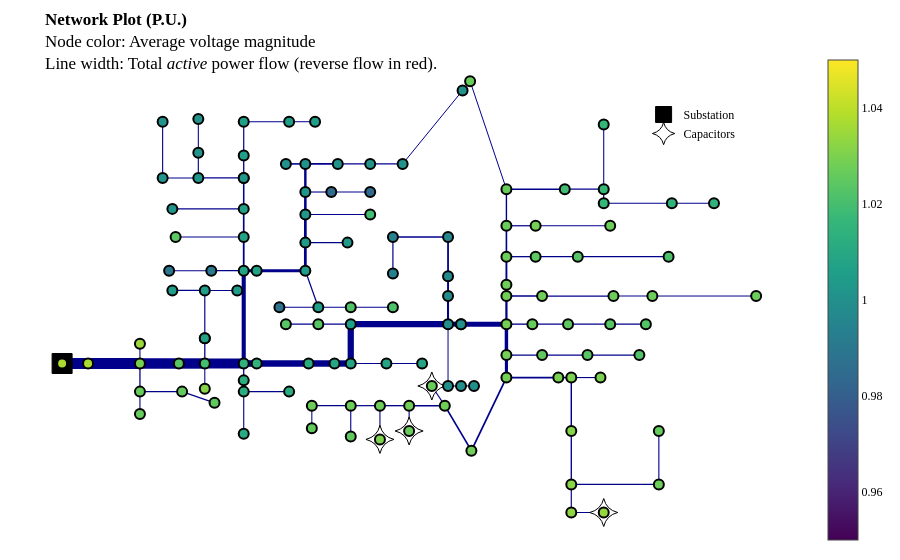

Notebook source saved alongside this figure:
### Markdown cell above
Run a power flow on the IEEE 123 bus system with no control variables.

### Code cell
case = opf.create_case(opf.CASES_DIR / "csv" / "ieee123")
case.modify(v_max=1.1, v_min=0.95)
result = case.run_pf()
result.plot_network()

### Figure 1 — Plotly figure (JSON) as saved in the notebook; plotly's stock layout.template omitted (floating-point values rounded to 4 significant figures; data arrays with more than 128 entries replaced by an {"elided": "..."} marker saying what was removed)
{"data": [{"hoverinfo": "none", "line": {"color": "darkblue", "dash": "solid", "width": 11}, "mode": "lines", "showlegend": false, "type": "scatter", "x": [-0.8612, -0.8612], "y": [-0.2909, -0.2909]}, {"hoverinfo": "none", "line": {"color": "darkblue", "dash": "solid", "width": 11.0}, "mode": "lines", "showlegend": false, "type": "scatter", "x": [-0.8612, -0.7916], "y": [-0.2909, -0.2909]}, {"hoverinfo": "none", "line": {"color": "darkblue", "dash": "solid", "width": 11.0}, "mode": "lines", "showlegend": false, "type": "scatter", "x": [-0.7916, -0.6524], "y": [-0.2909, -0.2909]}, {"hoverinfo": "none", "line": {"color": "darkblue", "dash": "solid", "width": 1.055}, "mode": "lines", "showlegend": false, "type": "scatter", "x": [-0.6524, -0.6524], "y": [-0.2909, -0.2009]}, {"hoverinfo": "none", "line": {"color": "darkblue", "dash": "solid", "width": 1.285}, "mode": "lines", "showlegend": false, "type": "scatter", "x": [-0.6524, -0.6524], "y": [-0.2909, -0.4195]}, {"hoverinfo": "none", "line": {"color": "darkblue", "dash": "solid", "width": 10.49}, "mode": "lines", "showlegend": false, "type": "scatter", "x": [-0.6524, -0.5481], "y": [-0.2909, -0.2909]}, {"hoverinfo": "none", "line": {"color": "darkblue", "dash": "solid", "width": 1.111}, "mode": "lines", "showlegend": false, "type": "scatter", "x": [-0.6524, -0.6524], "y": [-0.4195, -0.5224]}, {"hoverinfo": "none", "line": {"color": "darkblue", "dash": "solid", "width": 1.174}, "mode": "lines", "showlegend": false, "type": "scatter", "x": [-0.6524, -0.5394], "y": [-0.4195, -0.4195]}, {"hoverinfo": "none", "line": {"color": "darkblue", "dash": "solid", "width": 1.117}, "mode": "lines", "showlegend": false, "type": "scatter", "x": [-0.5394, -0.4524], "y": [-0.4195, -0.4709]}, {"hoverinfo": "none", "line": {"color": "darkblue", "dash": "solid", "width": 10.4}, "mode": "lines", "showlegend": false, "type": "scatter", "x": [-0.5481, -0.4785], "y": [-0.2909, -0.2909]}, {"hoverinfo": "none", "line": {"color": "darkblue", "dash": "solid", "width": 1.055}, "mode": "lines", "showlegend": false, "type": "scatter", "x": [-0.4785, -0.4785], "y": [-0.2909, -0.4067]}, {"hoverinfo": "none", "line": {"color": "darkblue", "dash": "solid", "width": 1.279}, "mode": "lines", "showlegend": false, "type": "scatter", "x": [-0.4785, -0.4785], "y": [-0.2909, -0.1752]}, {"hoverinfo": "none", "line": {"color": "darkblue", "dash": "solid", "width": 10.04}, "mode": "lines", "showlegend": false, "type": "scatter", "x": [-0.4785, -0.3741], "y": [-0.2909, -0.2909]}, {"hoverinfo": "none", "line": {"color": "darkblue", "dash": "solid", "width": 1.168}, "mode": "lines", "showlegend": false, "type": "scatter", "x": [-0.4785, -0.4785], "y": [-0.1752, -0.1752]}, {"hoverinfo": "none", "line": {"color": "darkblue", "dash": "solid", "width": 1.168}, "mode": "lines", "showlegend": false, "type": "scatter", "x": [-0.4785, -0.4785], "y": [-0.1752, 0.04337]}, {"hoverinfo": "none", "line": {"color": "darkblue", "dash": "solid", "width": 1.28}, "mode": "lines", "showlegend": false, "type": "scatter", "x": [-0.3741, -0.3741], "y": [-0.2909, -0.3681]}, {"hoverinfo": "none", "line": {"color": "darkblue", "dash": "solid", "width": 4.119}, "mode": "lines", "showlegend": false, "type": "scatter", "x": [-0.3741, -0.3741], "y": [-0.2909, 0.1334]}, {"hoverinfo": "none", "line": {"color": "darkblue", "dash": "solid", "width": 1.112}, "mode": "lines", "showlegend": false, "type": "scatter", "x": [-0.4785, -0.5655], "y": [0.04337, 0.04337]}, {"hoverinfo": "none", "line": {"color": "darkblue", "dash": "solid", "width": 1.056}, "mode": "lines", "showlegend": false, "type": "scatter", "x": [-0.4785, -0.3915], "y": [0.04337, 0.04337]}, {"hoverinfo": "none", "line": {"color": "darkblue", "dash": "solid", "width": 1.166}, "mode": "lines", "showlegend": false, "type": "scatter", "x": [-0.3741, -0.3741], "y": [-0.3681, -0.4195]}, {"hoverinfo": "none", "line": {"color": "darkblue", "dash": "solid", "width": 1.111}, "mode": "lines", "showlegend": false, "type": "scatter", "x": [-0.3741, -0.3741], "y": [-0.4195, -0.6124]}, {"hoverinfo": "none", "line": {"color": "darkblue", "dash": "solid", "width": 1.055}, "mode": "lines", "showlegend": false, "type": "scatter", "x": [-0.3741, -0.2524], "y": [-0.4195, -0.4195]}, {"hoverinfo": "none", "line": {"color": "darkblue", "dash": "solid", "width": 1.221}, "mode": "lines", "showlegend": false, "type": "scatter", "x": [-0.3741, -0.4611], "y": [0.1334, 0.1334]}, {"hoverinfo": "none", "line": {"color": "darkblue", "dash": "solid", "width": 1.78}, "mode": "lines", "showlegend": false, "type": "scatter", "x": [-0.3741, -0.3741], "y": [0.1334, 0.2877]}, {"hoverinfo": "none", "line": {"color": "darkblue", "dash": "solid", "width": 1.11}, "mode": "lines", "showlegend": false, "type": "scatter", "x": [-0.4611, -0.5742], "y": [0.1334, 0.1334]}, {"hoverinfo": "none", "line": {"color": "darkblue", "dash": "solid", "width": 1.117}, "mode": "lines", "showlegend": false, "type": "scatter", "x": [-0.3741, -0.5568], "y": [0.2877, 0.2877]}, {"hoverinfo": "none", "line": {"color": "darkblue", "dash": "solid", "width": 1.663}, "mode": "lines", "showlegend": false, "type": "scatter", "x": [-0.3741, -0.3741], "y": [0.2877, 0.4162]}, {"hoverinfo": "none", "line": {"color": "darkblue", "dash": "solid", "width": 1.111}, "mode": "lines", "showlegend": false, "type": "scatter", "x": [-0.3741, -0.5655], "y": [0.4162, 0.4162]}, {"hoverinfo": "none", "line": {"color": "darkblue", "dash": "solid", "width": 1.552}, "mode": "lines", "showlegend": false, "type": "scatter", "x": [-0.3741, -0.3741], "y": [0.4162, 0.5577]}, {"hoverinfo": "none", "line": {"color": "darkblue", "dash": "solid", "width": 1.222}, "mode": "lines", "showlegend": false, "type": "scatter", "x": [-0.3741, -0.3741], "y": [0.5577, 0.5577]}, {"hoverinfo": "none", "line": {"color": "darkblue", "dash": "solid", "width": 1.222}, "mode": "lines", "showlegend": false, "type": "scatter", "x": [-0.3741, -0.4959], "y": [0.5577, 0.5577]}, {"hoverinfo": "none", "line": {"color": "darkblue", "dash": "solid", "width": 1.33}, "mode": "lines", "showlegend": false, "type": "scatter", "x": [-0.3741, -0.3741], "y": [0.5577, 0.6606]}, {"hoverinfo": "none", "line": {"color": "darkblue", "dash": "solid", "width": 1.111}, "mode": "lines", "showlegend": false, "type": "scatter", "x": [-0.4959, -0.5916], "y": [0.5577, 0.5577]}, {"hoverinfo": "none", "line": {"color": "darkblue", "dash": "solid", "width": 1.111}, "mode": "lines", "showlegend": false, "type": "scatter", "x": [-0.4959, -0.4959], "y": [0.5577, 0.6734]}, {"hoverinfo": "none", "line": {"color": "darkblue", "dash": "solid", "width": 1.111}, "mode": "lines", "showlegend": false, "type": "scatter", "x": [-0.5916, -0.5916], "y": [0.5577, 0.8148]}, {"hoverinfo": "none", "line": {"color": "darkblue", "dash": "solid", "width": 1.22}, "mode": "lines", "showlegend": false, "type": "scatter", "x": [-0.3741, -0.3741], "y": [0.6606, 0.8148]}, {"hoverinfo": "none", "line": {"color": "darkblue", "dash": "solid", "width": 1.111}, "mode": "lines", "showlegend": false, "type": "scatter", "x": [-0.3741, -0.2524], "y": [0.8148, 0.8148]}, {"hoverinfo": "none", "line": {"color": "darkblue", "dash": "solid", "width": 1}, "mode": "lines", "showlegend": false, "type": "scatter", "x": [-0.2524, -0.1828], "y": [0.8148, 0.8148]}, {"hoverinfo": "none", "line": {"color": "darkblue", "dash": "solid", "width": 1.055}, "mode": "lines", "showlegend": false, "type": "scatter", "x": [-0.4959, -0.4959], "y": [0.6734, 0.8277]}, {"hoverinfo": "none", "line": {"color": "darkblue", "dash": "solid", "width": 3.104}, "mode": "lines", "showlegend": false, "type": "scatter", "x": [-0.3394, -0.2089], "y": [0.1334, 0.1334]}, {"hoverinfo": "none", "line": {"color": "darkblue", "dash": "solid", "width": 1.221}, "mode": "lines", "showlegend": false, "type": "scatter", "x": [-0.2089, -0.1741], "y": [0.1334, -0.03378]}, {"hoverinfo": "none", "line": {"color": "darkblue", "dash": "solid", "width": 2.77}, "mode": "lines", "showlegend": false, "type": "scatter", "x": [-0.2089, -0.2089], "y": [0.1334, 0.262]}, {"hoverinfo": "none", "line": {"color": "darkblue", "dash": "solid", "width": 1.108}, "mode": "lines", "showlegend": false, "type": "scatter", "x": [-0.1741, -0.2785], "y": [-0.03378, -0.03378]}, {"hoverinfo": "none", "line": {"color": "darkblue", "dash": "solid", "width": 1.112}, "mode": "lines", "showlegend": false, "type": "scatter", "x": [-0.1741, -0.08714], "y": [-0.03378, -0.03378]}, {"hoverinfo": "none", "line": {"color": "darkblue", "dash": "solid", "width": 1.055}, "mode": "lines", "showlegend": false, "type": "scatter", "x": [-0.08714, 0.02593], "y": [-0.03378, -0.03378]}, {"hoverinfo": "none", "line": {"color": "darkblue", "dash": "solid", "width": 1.055}, "mode": "lines", "showlegend": false, "type": "scatter", "x": [-0.2089, -0.09583], "y": [0.262, 0.262]}, {"hoverinfo": "none", "line": {"color": "darkblue", "dash": "solid", "width": 2.713}, "mode": "lines", "showlegend": false, "type": "scatter", "x": [-0.2089, -0.2089], "y": [0.262, 0.3905]}, {"hoverinfo": "none", "line": {"color": "darkblue", "dash": "solid", "width": 1.115}, "mode": "lines", "showlegend": false, "type": "scatter", "x": [-0.2089, -0.03495], "y": [0.3905, 0.3905]}, {"hoverinfo": "none", "line": {"color": "darkblue", "dash": "solid", "width": 2.541}, "mode": "lines", "showlegend": false, "type": "scatter", "x": [-0.2089, -0.2089], "y": [0.3905, 0.4934]}, {"hoverinfo": "none", "line": {"color": "darkblue", "dash": "solid", "width": 1.11}, "mode": "lines", "showlegend": false, "type": "scatter", "x": [-0.2089, -0.1393], "y": [0.4934, 0.4934]}, {"hoverinfo": "none", "line": {"color": "darkblue", "dash": "solid", "width": 2.43}, "mode": "lines", "showlegend": false, "type": "scatter", "x": [-0.2089, -0.2089], "y": [0.4934, 0.622]}, {"hoverinfo": "none", "line": {"color": "darkblue", "dash": "solid", "width": 1.055}, "mode": "lines", "showlegend": false, "type": "scatter", "x": [-0.1393, -0.03495], "y": [0.4934, 0.4934]}, {"hoverinfo": "none", "line": {"color": "darkblue", "dash": "solid", "width": 1.583}, "mode": "lines", "showlegend": false, "type": "scatter", "x": [-0.2089, -0.2611], "y": [0.622, 0.622]}, {"hoverinfo": "none", "line": {"color": "darkblue", "dash": "solid", "width": 1.554}, "mode": "lines", "showlegend": false, "type": "scatter", "x": [-0.2089, -0.1219], "y": [0.622, 0.622]}, {"hoverinfo": "none", "line": {"color": "darkblue", "dash": "solid", "width": 1.166}, "mode": "lines", "showlegend": false, "type": "scatter", "x": [-0.1219, -0.03495], "y": [0.622, 0.622]}, {"hoverinfo": "none", "line": {"color": "darkblue", "dash": "solid", "width": 1.055}, "mode": "lines", "showlegend": false, "type": "scatter", "x": [-0.03495, 0.05202], "y": [0.622, 0.622]}, {"hoverinfo": "none", "line": {"color": "darkblue", "dash": "solid", "width": 1}, "mode": "lines", "showlegend": false, "type": "scatter", "x": [0.05202, 0.2127], "y": [0.622, 0.9578]}, {"hoverinfo": "none", "line": {"color": "darkblue", "dash": "solid", "width": 6.609}, "mode": "lines", "showlegend": false, "type": "scatter", "x": [-0.3394, -0.2002], "y": [-0.2909, -0.2909]}, {"hoverinfo": "none", "line": {"color": "darkblue", "dash": "solid", "width": 6.483}, "mode": "lines", "showlegend": false, "type": "scatter", "x": [-0.2002, -0.1306], "y": [-0.2909, -0.2909]}, {"hoverinfo": "none", "line": {"color": "darkblue", "dash": "solid", "width": 6.364}, "mode": "lines", "showlegend": false, "type": "scatter", "x": [-0.1306, -0.08714], "y": [-0.2909, -0.2909]}, {"hoverinfo": "none", "line": {"color": "darkblue", "dash": "solid", "width": 1.11}, "mode": "lines", "showlegend": false, "type": "scatter", "x": [-0.08714, 0.008531], "y": [-0.2909, -0.2909]}, {"hoverinfo": "none", "line": {"color": "darkblue", "dash": "solid", "width": 6.25}, "mode": "lines", "showlegend": false, "type": "scatter", "x": [-0.08714, -0.08714], "y": [-0.2909, -0.1109]}, {"hoverinfo": "none", "line": {"color": "darkblue", "dash": "solid", "width": 1.055}, "mode": "lines", "showlegend": false, "type": "scatter", "x": [0.008531, 0.1042], "y": [-0.2909, -0.2909]}, {"hoverinfo": "none", "line": {"color": "darkblue", "dash": "solid", "width": 1.112}, "mode": "lines", "showlegend": false, "type": "scatter", "x": [-0.08714, -0.1741], "y": [-0.1109, -0.1109]}, {"hoverinfo": "none", "line": {"color": "darkblue", "dash": "solid", "width": 6.126}, "mode": "lines", "showlegend": false, "type": "scatter", "x": [-0.08714, 0.1738], "y": [-0.1109, -0.1109]}, {"hoverinfo": "none", "line": {"color": "darkblue", "dash": "solid", "width": 1.055}, "mode": "lines", "showlegend": false, "type": "scatter", "x": [-0.1741, -0.2611], "y": [-0.1109, -0.1109]}, {"hoverinfo": "none", "line": {"color": "darkblue", "dash": "solid", "width": 1}, "mode": "lines", "showlegend": false, "type": "scatter", "x": [0.1738, 0.1738], "y": [-0.1109, -0.3938]}, {"hoverinfo": "none", "line": {"color": "darkblue", "dash": "solid", "width": 2.028}, "mode": "lines", "showlegend": false, "type": "scatter", "x": [0.1738, 0.1738], "y": [-0.1109, 0.01765]}, {"hoverinfo": "none", "line": {"color": "darkblue", "dash": "solid", "width": 1.917}, "mode": "lines", "showlegend": false, "type": "scatter", "x": [0.1738, 0.1738], "y": [0.01765, 0.1077]}, {"hoverinfo": "none", "line": {"color": "darkblue", "dash": "solid", "width": 1.805}, "mode": "lines", "showlegend": false, "type": "scatter", "x": [0.1738, 0.1738], "y": [0.1077, 0.2877]}, {"hoverinfo": "none", "line": {"color": "darkblue", "dash": "solid", "width": 1.592}, "mode": "lines", "showlegend": false, "type": "scatter", "x": [0.1738, 0.02593], "y": [0.2877, 0.2877]}, {"hoverinfo": "none", "line": {"color": "darkblue", "dash": "solid", "width": 1.208}, "mode": "lines", "showlegend": false, "type": "scatter", "x": [0.02593, 0.02593], "y": [0.2877, 0.1205]}, {"hoverinfo": "none", "line": {"color": "darkblue", "dash": "solid", "width": 5.017}, "mode": "lines", "showlegend": false, "type": "scatter", "x": [0.2086, 0.3303], "y": [-0.1109, -0.1109]}, {"hoverinfo": "none", "line": {"color": "darkblue", "dash": "solid", "width": 1.334}, "mode": "lines", "showlegend": false, "type": "scatter", "x": [0.3303, 0.3999], "y": [-0.1109, -0.1109]}, {"hoverinfo": "none", "line": {"color": "darkblue", "dash": "solid", "width": 3.442}, "mode": "lines", "showlegend": false, "type": "scatter", "x": [0.3303, 0.3303], "y": [-0.1109, -0.2524]}, {"hoverinfo": "none", "line": {"color": "darkblue", "dash": "solid", "width": 2.235}, "mode": "lines", "showlegend": false, "type": "scatter", "x": [0.3303, 0.3303], "y": [-0.1109, 0.01765]}, {"hoverinfo": "none", "line": {"color": "darkblue", "dash": "solid", "width": 1.278}, "mode": "lines", "showlegend": false, "type": "scatter", "x": [0.3999, 0.4956], "y": [-0.1109, -0.1109]}, {"hoverinfo": "none", "line": {"color": "darkblue", "dash": "solid", "width": 1.167}, "mode": "lines", "showlegend": false, "type": "scatter", "x": [0.4956, 0.6086], "y": [-0.1109, -0.1109]}, {"hoverinfo": "none", "line": {"color": "darkblue", "dash": "solid", "width": 1.111}, "mode": "lines", "showlegend": false, "type": "scatter", "x": [0.6086, 0.7043], "y": [-0.1109, -0.1109]}, {"hoverinfo": "none", "line": {"color": "darkblue", "dash": "solid", "width": 1.339}, "mode": "lines", "showlegend": false, "type": "scatter", "x": [0.3303, 0.426], "y": [-0.2524, -0.2524]}, {"hoverinfo": "none", "line": {"color": "darkblue", "dash": "solid", "width": 3.101}, "mode": "lines", "showlegend": false, "type": "scatter", "x": [0.3303, 0.3303], "y": [-0.2524, -0.3552]}, {"hoverinfo": "none", "line": {"color": "darkblue", "dash": "solid", "width": 1.228}, "mode": "lines", "showlegend": false, "type": "scatter", "x": [0.426, 0.5478], "y": [-0.2524, -0.2524]}, {"hoverinfo": "none", "line": {"color": "darkblue", "dash": "solid", "width": 1.111}, "mode": "lines", "showlegend": false, "type": "scatter", "x": [0.5478, 0.6869], "y": [-0.2524, -0.2524]}, {"hoverinfo": "none", "line": {"color": "darkblue", "dash": "solid", "width": 1.677}, "mode": "lines", "showlegend": false, "type": "scatter", "x": [0.3303, 0.4695], "y": [-0.3552, -0.3552]}, {"hoverinfo": "none", "line": {"color": "darkblue", "dash": "solid", "width": 1.725}, "mode": "lines", "showlegend": false, "type": "scatter", "x": [0.3303, 0.2364], "y": [-0.3552, -0.6895]}, {"hoverinfo": "none", "line": {"color": "darkblue", "dash": "solid", "width": 1.565}, "mode": "lines", "showlegend": false, "type": "scatter", "x": [0.4695, 0.5043], "y": [-0.3552, -0.3552]}, {"hoverinfo": "none", "line": {"color": "darkblue", "dash": "solid", "width": 1.118}, "mode": "lines", "showlegend": false, "type": "scatter", "x": [0.5043, 0.5825], "y": [-0.3552, -0.3552]}, {"hoverinfo": "none", "line": {"color": "darkblue", "dash": "solid", "width": 1.448}, "mode": "lines", "showlegend": false, "type": "scatter", "x": [0.5043, 0.5043], "y": [-0.3552, -0.5995]}, {"hoverinfo": "none", "line": {"color": "darkblue", "dash": "solid", "width": 1.335}, "mode": "lines", "showlegend": false, "type": "scatter", "x": [0.5043, 0.5043], "y": [-0.5995, -0.8438]}, {"hoverinfo": "none", "line": {"color": "darkblue", "dash": "solid", "width": 1.168}, "mode": "lines", "showlegend": false, "type": "scatter", "x": [0.5043, 0.5043], "y": [-0.8438, -0.9724]}, {"hoverinfo": "none", "line": {"color": "darkblue", "dash": "solid", "width": 1.167}, "mode": "lines", "showlegend": false, "type": "scatter", "x": [0.5043, 0.7391], "y": [-0.8438, -0.8438]}, {"hoverinfo": "none", "line": {"color": "darkblue", "dash": "solid", "width": 1.056}, "mode": "lines", "showlegend": false, "type": "scatter", "x": [0.5043, 0.5912], "y": [-0.9724, -0.9724]}, {"hoverinfo": "none", "line": {"color": "darkblue", "dash": "solid", "width": 1.111}, "mode": "lines", "showlegend": false, "type": "scatter", "x": [0.7391, 0.7391], "y": [-0.8438, -0.5995]}, {"hoverinfo": "none", "line": {"color": "darkblue", "dash": "solid", "width": 1.669}, "mode": "lines", "showlegend": false, "type": "scatter", "x": [0.2364, 0.1651], "y": [-0.6895, -0.4838]}, {"hoverinfo": "none", "line": {"color": "darkblue", "dash": "solid", "width": 1.111}, "mode": "lines", "showlegend": false, "type": "scatter", "x": [0.1651, 0.1303], "y": [-0.4838, -0.3938]}, {"hoverinfo": "none", "line": {"color": "darkblue", "dash": "solid", "width": 1.447}, "mode": "lines", "showlegend": false, "type": "scatter", "x": [0.1651, 0.06941], "y": [-0.4838, -0.4838]}, {"hoverinfo": "none", "line": {"color": "darkblue", "dash": "solid", "width": 1.114}, "mode": "lines", "showlegend": false, "type": "scatter", "x": [0.06941, 0.06941], "y": [-0.4838, -0.5995]}, {"hoverinfo": "none", "line": {"color": "darkblue", "dash": "solid", "width": 1.333}, "mode": "lines", "showlegend": false, "type": "scatter", "x": [0.06941, -0.008863], "y": [-0.4838, -0.4838]}, {"hoverinfo": "none", "line": {"color": "darkblue", "dash": "solid", "width": 1.111}, "mode": "lines", "showlegend": false, "type": "scatter", "x": [-0.008863, -0.008863], "y": [-0.4838, -0.6381]}, {"hoverinfo": "none", "line": {"color": "darkblue", "dash": "solid", "width": 1.222}, "mode": "lines", "showlegend": false, "type": "scatter", "x": [-0.008863, -0.08714], "y": [-0.4838, -0.4838]}, {"hoverinfo": "none", "line": {"color": "darkblue", "dash": "solid", "width": 1.111}, "mode": "lines", "showlegend": false, "type": "scatter", "x": [-0.08714, -0.08714], "y": [-0.4838, -0.6252]}, {"hoverinfo": "none", "line": {"color": "darkblue", "dash": "solid", "width": 1.111}, "mode": "lines", "showlegend": false, "type": "scatter", "x": [-0.08714, -0.1915], "y": [-0.4838, -0.4838]}, {"hoverinfo": "none", "line": {"color": "darkblue", "dash": "solid", "width": 1.055}, "mode": "lines", "showlegend": false, "type": "scatter", "x": [-0.1915, -0.1915], "y": [-0.4838, -0.5867]}, {"hoverinfo": "none", "line": {"color": "darkblue", "dash": "solid", "width": 1.339}, "mode": "lines", "showlegend": false, "type": "scatter", "x": [0.3303, 0.426], "y": [0.01765, 0.01765]}, {"hoverinfo": "none", "line": {"color": "darkblue", "dash": "solid", "width": 1.228}, "mode": "lines", "showlegend": false, "type": "scatter", "x": [0.426, 0.6173], "y": [0.01765, 0.01765]}, {"hoverinfo": "none", "line": {"color": "darkblue", "dash": "solid", "width": 1.117}, "mode": "lines", "showlegend": false, "type": "scatter", "x": [0.6173, 0.7217], "y": [0.01765, 0.01765]}, {"hoverinfo": "none", "line": {"color": "darkblue", "dash": "solid", "width": 1}, "mode": "lines", "showlegend": false, "type": "scatter", "x": [0.7217, 1], "y": [0.01765, 0.01765]}, {"hoverinfo": "none", "line": {"color": "darkblue", "dash": "solid", "width": 1.895}, "mode": "lines", "showlegend": false, "type": "scatter", "x": [0.3303, 0.3303], "y": [0.01765, 0.06908]}, {"hoverinfo": "none", "line": {"color": "darkblue", "dash": "solid", "width": 1.895}, "mode": "lines", "showlegend": false, "type": "scatter", "x": [0.3303, 0.3303], "y": [0.06908, 0.1977]}, {"hoverinfo": "none", "line": {"color": "darkblue", "dash": "solid", "width": 1.278}, "mode": "lines", "showlegend": false, "type": "scatter", "x": [0.3303, 0.4086], "y": [0.1977, 0.1977]}, {"hoverinfo": "none", "line": {"color": "darkblue", "dash": "solid", "width": 1.617}, "mode": "lines", "showlegend": false, "type": "scatter", "x": [0.3303, 0.3303], "y": [0.1977, 0.3391]}, {"hoverinfo": "none", "line": {"color": "darkblue", "dash": "solid", "width": 1.222}, "mode": "lines", "showlegend": false, "type": "scatter", "x": [0.4086, 0.5217], "y": [0.1977, 0.1977]}, {"hoverinfo": "none", "line": {"color": "darkblue", "dash": "solid", "width": 1.111}, "mode": "lines", "showlegend": false, "type": "scatter", "x": [0.5217, 0.7652], "y": [0.1977, 0.1977]}, {"hoverinfo": "none", "line": {"color": "darkblue", "dash": "solid", "width": 1.222}, "mode": "lines", "showlegend": false, "type": "scatter", "x": [0.3303, 0.4086], "y": [0.3391, 0.3391]}, {"hoverinfo": "none", "line": {"color": "darkblue", "dash": "solid", "width": 1.395}, "mode": "lines", "showlegend": false, "type": "scatter", "x": [0.3303, 0.3303], "y": [0.3391, 0.5063]}, {"hoverinfo": "none", "line": {"color": "darkblue", "dash": "solid", "width": 1.111}, "mode": "lines", "showlegend": false, "type": "scatter", "x": [0.4086, 0.6086], "y": [0.3391, 0.3391]}, {"hoverinfo": "none", "line": {"color": "darkblue", "dash": "solid", "width": 1.395}, "mode": "lines", "showlegend": false, "type": "scatter", "x": [0.3303, 0.4869], "y": [0.5063, 0.5063]}, {"hoverinfo": "none", "line": {"color": "darkblue", "dash": "solid", "width": 1}, "mode": "lines", "showlegend": false, "type": "scatter", "x": [0.3303, 0.2329], "y": [0.5063, 1]}, {"hoverinfo": "none", "line": {"color": "darkblue", "dash": "solid", "width": 1.282}, "mode": "lines", "showlegend": false, "type": "scatter", "x": [0.4869, 0.5912], "y": [0.5063, 0.5063]}, {"hoverinfo": "none", "line": {"color": "darkblue", "dash": "solid", "width": 1.055}, "mode": "lines", "showlegend": false, "type": "scatter", "x": [0.5912, 0.5912], "y": [0.5063, 0.802]}, {"hoverinfo": "none", "line": {"color": "darkblue", "dash": "solid", "width": 1.226}, "mode": "lines", "showlegend": false, "type": "scatter", "x": [0.5912, 0.5912], "y": [0.5063, 0.442]}, {"hoverinfo": "none", "line": {"color": "darkblue", "dash": "solid", "width": 1.17}, "mode": "lines", "showlegend": false, "type": "scatter", "x": [0.5912, 0.7739], "y": [0.442, 0.442]}, {"hoverinfo": "none", "line": {"color": "darkblue", "dash": "solid", "width": 1.055}, "mode": "lines", "showlegend": false, "type": "scatter", "x": [0.7739, 0.8869], "y": [0.442, 0.442]}, {"hoverinfo": "none", "line": {"color": "darkblue", "dash": "solid", "width": 3.104}, "mode": "lines", "showlegend": false, "type": "scatter", "x": [-0.3741, -0.3394], "y": [0.1334, 0.1334]}, {"hoverinfo": "none", "line": {"color": "darkblue", "dash": "solid", "width": 6.61}, "mode": "lines", "showlegend": false, "type": "scatter", "x": [-0.3741, -0.3394], "y": [-0.2909, -0.2909]}, {"hoverinfo": "none", "line": {"color": "darkblue", "dash": "solid", "width": 5.017}, "mode": "lines", "showlegend": false, "type": "scatter", "x": [0.2086, 0.2086], "y": [-0.1109, -0.1109]}, {"hoverinfo": "none", "line": {"color": "darkblue", "dash": "solid", "width": 5.018}, "mode": "lines", "showlegend": false, "type": "scatter", "x": [0.1738, 0.2086], "y": [-0.1109, -0.1109]}, {"hoverinfo": "none", "line": {"color": "darkblue", "dash": "solid", "width": 1}, "mode": "lines", "showlegend": false, "type": "scatter", "x": [0.1738, 0.2086], "y": [-0.3938, -0.3938]}, {"hoverinfo": "none", "line": {"color": "darkblue", "dash": "solid", "width": 1}, "mode": "lines", "showlegend": false, "type": "scatter", "x": [0.2086, 0.2434], "y": [-0.3938, -0.3938]}, {"hoverinfo": "none", "marker": {"color": "black", "line": {"color": "black", "width": 1}, "size": 20, "symbol": "square"}, "mode": "markers", "name": "Substation", "showlegend": true, "type": "scatter", "x": [-0.8612], "y": [-0.2909]}, {"hoverinfo": "none", "marker": {"color": "orange", "line": {"color": "black", "width": 0.5}, "size": 10, "symbol": "star-triangle-up"}, "mode": "markers", "name": "Reverse Power Flow", "showlegend": true, "type": "scatter", "x": [], "y": []}, {"hoverinfo": "none", "marker": {"color": "white", "line": {"color": "black", "width": 1}, "size": 20, "symbol": "star-diamond"}, "mode": "markers", "name": "Capacitors", "showlegend": true, "type": "scatter", "x": [0.5912, 0.1303, 0.06941, -0.008863], "y": [-0.9724, -0.3938, -0.5995, -0.6381]}, {"hoverinfo": "none", "marker": {"color": "white", "line": {"color": "black", "width": 1}, "size": 20, "symbol": "square"}, "mode": "markers", "name": "Generators", "showlegend": true, "type": "scatter", "x": [], "y": []}, {"hoverlabel": {"font": {"family": "Monospace"}}, "hovertemplate": "%{text}", "marker": {"cmax": 1.05, "cmin": 0.95, "color": {"elided": "130 float values"}, "colorscale": [[0, "#440154"], [0.1111, "#482878"], [0.2222, "#3e4989"], [0.3333, "#31688e"], [0.4444, "#26828e"], [0.5556, "#1f9e89"], [0.6667, "#35b779"], [0.7778, "#6ece58"], [0.8889, "#b5de2b"], [1, "#fde725"]], "line": {"color": "black", "width": 2}, "reversescale": false, "showscale": true, "size": 10}, "mode": "markers", "showlegend": false, "text": {"elided": "130 str values"}, "textposition": "top center", "type": "scatter", "x": {"elided": "130 float values"}, "y": {"elided": "130 float values"}}], "layout": {"font": {"color": "Black", "family": "Droid Sans Mono"}, "legend": {"bgcolor": "White", "font": {"color": "Black"}, "x": 0.8, "y": 0.9}, "margin": {"b": 10, "l": 10, "r": 10, "t": 50}, "paper_bgcolor": "White", "plot_bgcolor": "White", "title": {"font": {"color": "Black"}, "text": "<b>Network Plot (P.U.)</b><br>Node color: Average voltage magnitude<br>Line width: Total <i>active</i> power flow (reverse flow in red)."}, "xaxis": {"visible": false}, "yaxis": {"visible": false}}}
